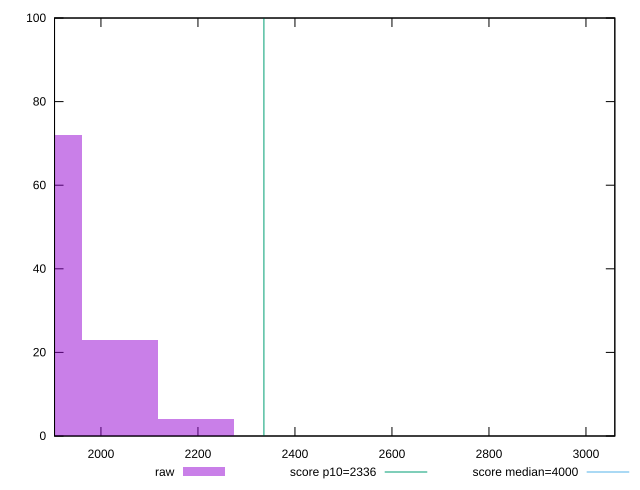

Write the gnuplot code that produced this figure.
reset

$raw <<EOF
3137.3134728424448 1
2039.253757347589 23
2196.1194309897114 4
1882.3880837054667 72
EOF

set key outside below
set boxwidth 156.86567364212223
set xrange [1904.3046:3059.5035000000007]
set yrange [0:100]
set trange [0:100]
set style fill transparent solid 0.5 noborder

set parametric
set terminal svg size 640, 490 enhanced background rgb 'white'
set output "report_00019_2021-02-10T18-14-37.922Z//first-contentful-paint/samples/pages+cached+noadtech/raw/histogram.svg"

plot $raw title "raw" with boxes, \
     2336,t title "score p10=2336", \
     4000,t title "score median=4000"

reset
